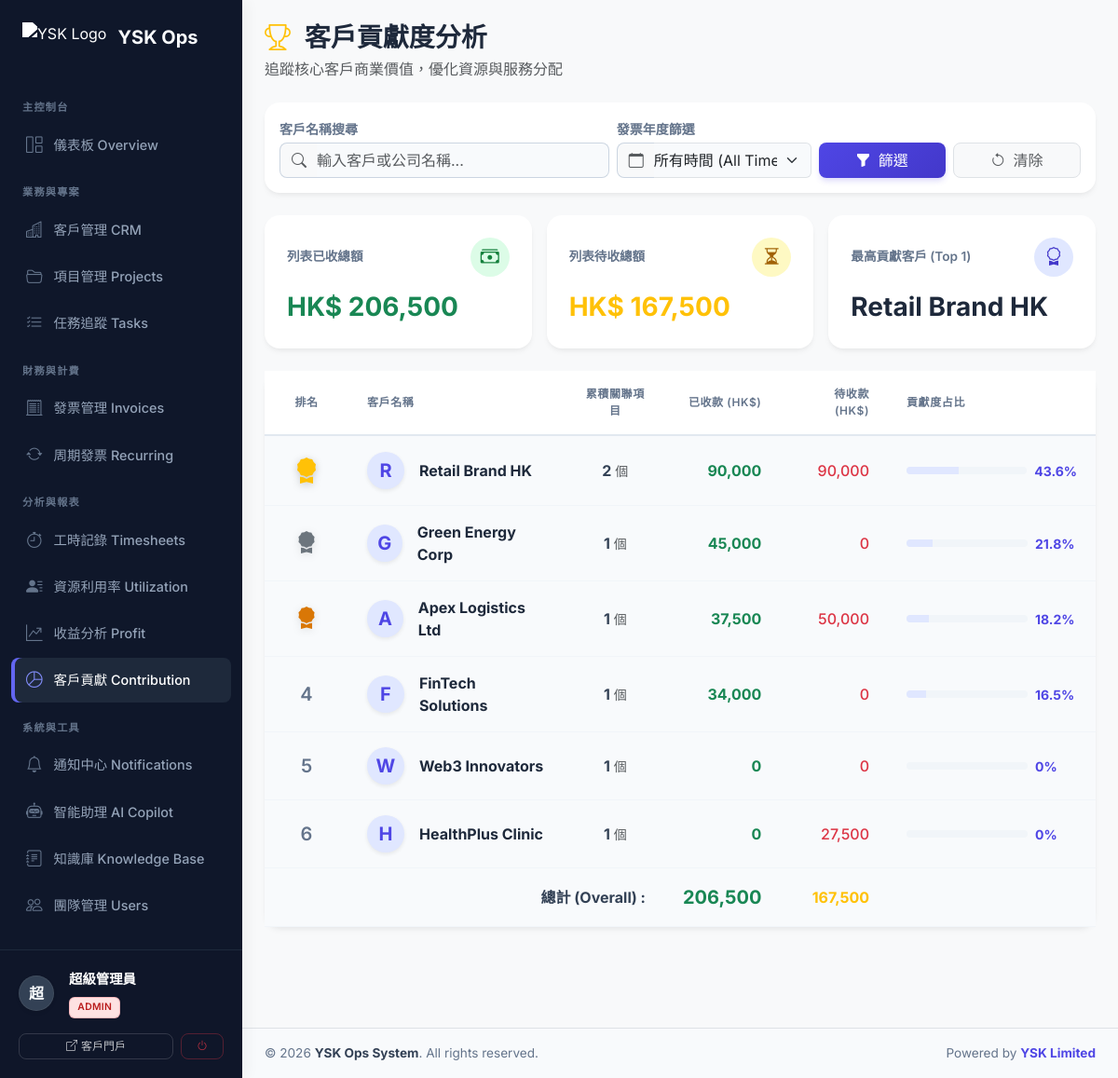
/client_contribution.php (signed in), run on an earlier commit of the app's database.
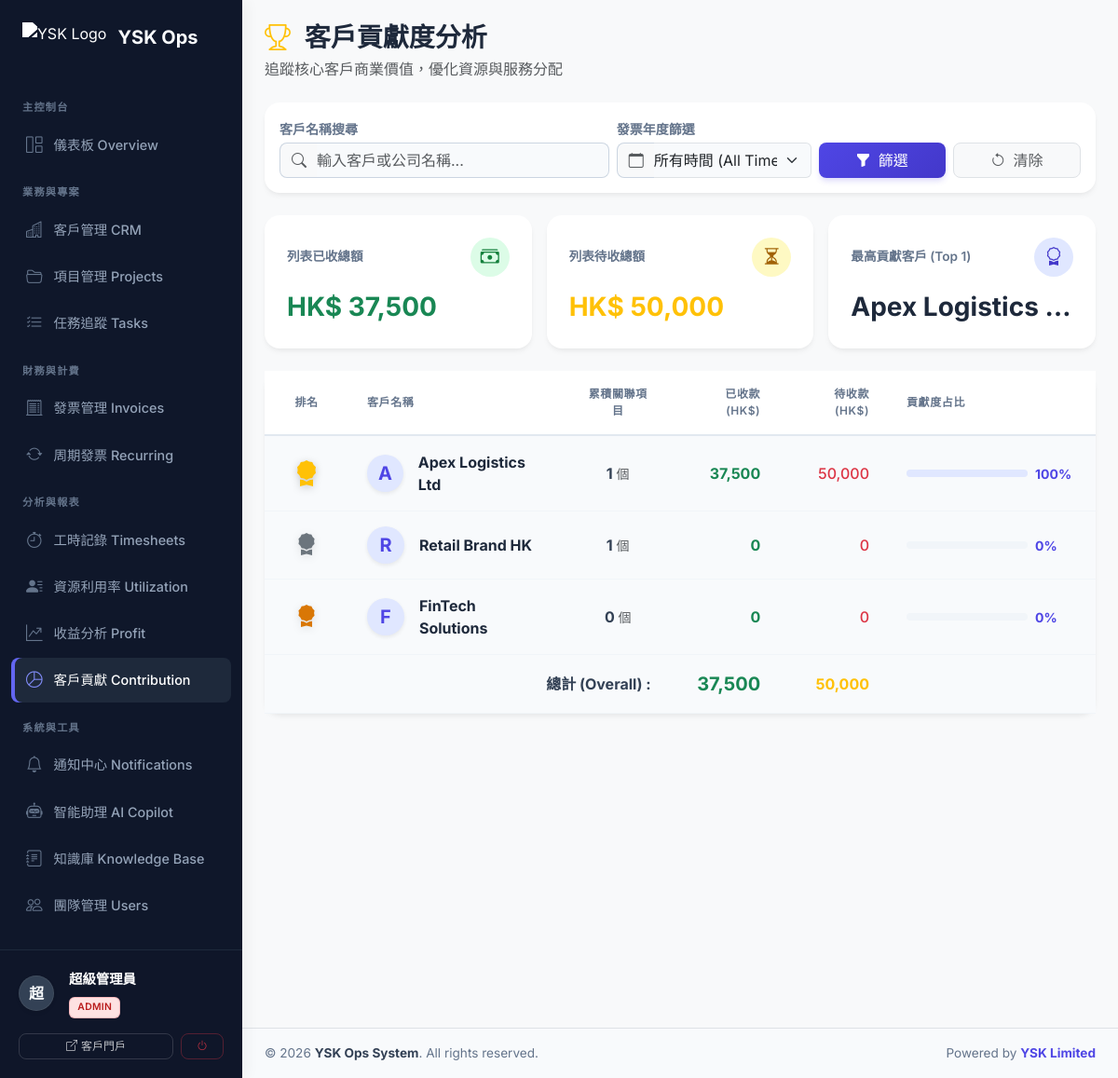
And on a later commit of the database.
### tables this page shows
CREATE TABLE clients (
    id INT AUTO_INCREMENT PRIMARY KEY,
    username VARCHAR(50) UNIQUE,
    password_hash VARCHAR(255),
    company_name VARCHAR(150) NOT NULL,
    contact_person VARCHAR(100),
    email VARCHAR(100),
    phone VARCHAR(20),
    address TEXT,
    notes TEXT,
    status ENUM('active', 'inactive', 'lead') DEFAULT 'active',
    created_at TIMESTAMP DEFAULT CURRENT_TIMESTAMP,
    updated_at TIMESTAMP DEFAULT CURRENT_TIMESTAMP ON UPDATE CURRENT_TIMESTAMP,
    FULLTEXT KEY ft_clients (company_name, contact_person, email, notes)
);

### includes/db.php (called while the page is built, shortened)
<?php
function get_db_connection() {
    static $pdo = null;
    if ($pdo === null) {
        try {
            $dsn = "mysql:host=" . DB_HOST . ";dbname=" . DB_NAME . ";charset=" . DB_CHAR;
            $pdo = new PDO($dsn, DB_USER, DB_PASS, [
                PDO::ATTR_ERRMODE => PDO::ERRMODE_EXCEPTION,
                PDO::ATTR_DEFAULT_FETCH_MODE => PDO::FETCH_ASSOC,
                PDO::ATTR_EMULATE_PREPARES => false,
            ]);
        } catch (PDOException $e) {
            die("Database connection failed: " . $e->getMessage() . "<br>Please check config.php and run database.sql first.");
        }
    }
    return $pdo;
}
function db_query($sql, $params = []) {
    $pdo = get_db_connection();
    $stmt = $pdo->prepare($sql);
    $stmt->execute($params);
    return $stmt;
}
function db_fetch_all($sql, $params = []) {
    return db_query($sql, $params)->fetchAll();
}
?>

### client_contribution.php (the view, shortened to what the changed rows need)
<?php
require_once 'includes/db.php';
$page = max(1, (int)($_GET['page'] ?? 1));
$per_page = 15;
$offset = ($page - 1) * $per_page;
$search_clause = "";
$params = [];
$year_clause = "";
$global_sql = "
    SELECT c.id, c.company_name,
           (SELECT COALESCE(SUM(total_amount),0) FROM invoices WHERE client_id = c.id AND status = 'paid' $year_clause) as total_revenue,
           (SELECT COALESCE(SUM(total_amount),0) FROM invoices WHERE client_id = c.id AND status IN ('draft', 'sent', 'overdue') $year_clause) as pending_revenue
    FROM clients c
    WHERE c.status = 'active' $search_clause
";
$all_clients = db_fetch_all($global_sql, $params);
$total_all_revenue = 0;
$total_all_pending = 0;
foreach ($all_clients as $client) {
    $total_all_revenue += $client['total_revenue'];
    $total_all_pending += $client['pending_revenue'];
}
usort($all_clients, fn($a, $b) => $b['total_revenue'] <=> $a['total_revenue']);
$top_client = !empty($all_clients) && $all_clients[0]['total_revenue'] > 0 ? $all_clients[0] : null;
$sql = "
    SELECT c.*,
           (SELECT COUNT(*) FROM projects WHERE client_id = c.id) as project_count,
           (SELECT COALESCE(SUM(total_amount),0) FROM invoices WHERE client_id = c.id AND status = 'paid' $year_clause) as total_revenue,
           (SELECT COALESCE(SUM(total_amount),0) FROM invoices WHERE client_id = c.id AND status IN ('draft', 'sent', 'overdue') $year_clause) as pending_revenue
    FROM clients c
    WHERE c.status = 'active' $search_clause
    ORDER BY total_revenue DESC, c.id ASC
    LIMIT $per_page OFFSET $offset
";
$clients = db_fetch_all($sql, $params);
?>
<?php include 'includes/header.php'; ?>
<div class="d-flex align-items-stretch" style="min-height: 100vh; width: 100%;">
    <div class="flex-grow-1 d-flex flex-column" style="background-color: #f8f9fa; min-width: 0;">
        <div class="p-3 p-md-4 flex-grow-1">
            <div class="d-flex justify-content-between align-items-center mb-4">
                <div class="d-flex align-items-center">
                    <div>
                        <h2 class="h3 fw-bold mb-1 text-slate-800">
                            <i class="bi bi-trophy me-2 text-warning"></i> 客戶貢獻度分析
                        </h2>
                    </div>
                </div>
            </div>
            <div class="row g-3 mb-4">
                <div class="col-md-4">
                    <div class="card stat-card h-100 border-0 shadow-sm border-left-thick" style="border-left-color: #10b981 !important;">
                        <div class="card-body p-4">
                            <div class="d-flex justify-content-between align-items-center mb-3">
                                <h6 class="text-slate-500 fw-semibold mb-0" style="font-size: 0.85rem;">列表已收總額</h6>
                                <div class="bg-success bg-opacity-10 text-success rounded-circle d-flex align-items-center justify-content-center" style="width: 42px; height: 42px;">
                                </div>
                            </div>
                            <h3 class="fw-bold text-success mb-1">HK$ <?= number_format($total_all_revenue, 0) ?></h3>
                        </div>
                    </div>
                </div>
                <div class="col-md-4">
                    <div class="card stat-card h-100 border-0 shadow-sm border-left-thick" style="border-left-color: #f59e0b !important;">
                        <div class="card-body p-4">
                            <div class="d-flex justify-content-between align-items-center mb-3">
                                <h6 class="text-slate-500 fw-semibold mb-0" style="font-size: 0.85rem;">列表待收總額</h6>
                                <div class="bg-warning bg-opacity-10 text-warning rounded-circle d-flex align-items-center justify-content-center" style="width: 42px; height: 42px;">
                                </div>
                            </div>
                            <h3 class="fw-bold text-warning mb-1">HK$ <?= number_format($total_all_pending, 0) ?></h3>
                        </div>
                    </div>
                </div>
                <div class="col-md-4">
                    <div class="card stat-card h-100 border-0 shadow-sm border-left-thick" style="border-left-color: #6366f1 !important;">
                        <div class="card-body p-4">
                            <div class="d-flex justify-content-between align-items-center mb-3">
                                <h6 class="text-slate-500 fw-semibold mb-0" style="font-size: 0.85rem;">最高貢獻客戶 (Top 1)</h6>
                                <div class="bg-primary bg-opacity-10 text-primary rounded-circle d-flex align-items-center justify-content-center" style="width: 42px; height: 42px;">
                                </div>
                            </div>
                            <h3 class="fw-bold text-slate-800 mb-1 text-truncate" style="max-width: 100%;" title="<?= htmlspecialchars($top_client['company_name'] ?? '無') ?>">
                                <?= $top_client ? htmlspecialchars($top_client['company_name']) : '-' ?>
                            </h3>
                        </div>
                    </div>
                </div>
            </div>
            <div class="card border-0 shadow-sm mb-4">
                <div class="card-body p-0">
                    <div class="table-responsive">
                        <table class="table table-hover align-middle mb-0">
                            <thead class="bg-light text-slate-600">
                                <tr>
                                    <th width="90" class="text-center py-3">排名</th>
                                    <th class="py-3">客戶名稱</th>
                                    <th class="text-center py-3">累積關聯項目</th>
                                    <th class="text-end py-3">已收款 (HK$)</th>
                                    <th class="text-end py-3">待收款 (HK$)</th>
                                    <th width="25%" class="py-3">貢獻度占比</th>
                                </tr>
                            </thead>
                            <tbody class="border-top-0">
                                <?php
                                $rank = $offset + 1;
                                foreach ($clients as $c):
                                    $contribution = $total_all_revenue > 0 ? round(($c['total_revenue'] / $total_all_revenue) * 100, 1) : 0;
                                    $avatar_char = mb_substr($c['company_name'] ?? 'C', 0, 1, 'UTF-8');
                                    $rank_html = "<span class='text-slate-500 fw-semibold fs-5'>{$rank}</span>";
                                    if ($rank == 1) $rank_html = "<i class='bi bi-award-fill fs-3 text-warning' style='filter: drop-shadow(0 2px 4px rgba(0,0,0,0.2));' title='Top 1'></i>";
                                    elseif ($rank == 2) $rank_html = "<i class='bi bi-award-fill fs-4 text-secondary' style='filter: drop-shadow(0 2px 4px rgba(0,0,0,0.1));' title='Top 2'></i>";
                                    elseif ($rank == 3) $rank_html = "<i class='bi bi-award-fill fs-4' style='color: #d97706; filter: drop-shadow(0 2px 4px rgba(0,0,0,0.1));' title='Top 3'></i>";
                                ?>
                                <tr>
                                    <td class="text-center"><?= $rank_html ?></td>
                                    <td class="ps-3">
                                        <div class="d-flex align-items-center">
                                            <div class="bg-indigo bg-opacity-10 text-indigo rounded-circle d-flex align-items-center justify-content-center me-3 shadow-sm" style="width: 40px; height: 40px; background-color:#e0e7ff; color:#4338ca;">
                                                <span class="fw-bold fs-5"><?= htmlspecialchars($avatar_char) ?></span>
                                            </div>
                                            <span class="fw-bold text-slate-800 fs-6"><?= htmlspecialchars($c['company_name'] ?? '') ?></span>
                                        </div>
                                    </td>
                                    <td class="text-center">
                                        <div class="fw-bold text-slate-700 fs-6"><?= $c['project_count'] ?> <span class="text-muted small fw-normal">個</span></div>
                                    </td>
                                    <td class="text-end fw-bold text-success fs-6">
                                        <?= number_format($c['total_revenue'], 0) ?>
                                    </td>
                                    <td class="text-end text-danger fw-medium">
                                        <?= number_format($c['pending_revenue'], 0) ?>
                                    </td>
                                    <td class="pe-4">
                                        <div class="d-flex align-items-center gap-2">
                                            <div class="progress flex-grow-1" style="height: 8px; border-radius: 4px; background-color: #f1f5f9;">
                                                <div class="progress-bar bg-primary" style="width: <?= $contribution ?>%"></div>
                                            </div>
                                            <small class="fw-bold text-primary" style="min-width: 45px;"><?= $contribution ?>%</small>
                                        </div>
                                    </td>
                                </tr>
                                <?php $rank++; endforeach; ?>
                            </tbody>
                            <tfoot class="bg-light">
                                <tr>
                                    <td colspan="3" class="text-end fw-bold text-slate-700 py-3">總計 (Overall) :</td>
                                    <td class="text-end fw-bold text-success fs-5 py-3"><?= number_format($total_all_revenue, 0) ?></td>
                                    <td class="text-end fw-bold text-warning fs-6 py-3"><?= number_format($total_all_pending, 0) ?></td>
                                    <td class="pe-4"></td>
                                </tr>
                            </tfoot>
                        </table>
                    </div>
                </div>
            </div>
        <?php include 'includes/footer.php'; ?>

What changed in the data, as far as the page shows it:
removed clients: company_name "G", company_name "Green Energy Corp", project_count "1", total_revenue "45,000", pending_revenue "0", contribution "21.8"
removed clients: company_name "W", company_name "Web3 Innovators", project_count "1", total_revenue "0", pending_revenue "0", contribution "0"
removed clients: company_name "H", company_name "HealthPlus Clinic", project_count "1", total_revenue "0", pending_revenue "27,500", contribution "0"
changed clients "Apex Logistics Ltd": $contribution 18.2 → 100 (drawn); contribution "18.2" → "100"; moves up the list
changed clients "Retail Brand HK": project_count "2" → "1"; total_revenue "90,000" → "0"; pending_revenue "90,000" → "0"; contribution "43.6" → "0"
changed clients "FinTech Solutions": project_count "1" → "0"; total_revenue "34,000" → "0"; contribution "16.5" → "0"
Also different on the page:
$total_all_revenue: "206,500" → "37,500"
$total_all_pending: "167,500" → "50,000"
$top_client['company_name']: "Retail Brand HK" → "Apex Logistics…"
